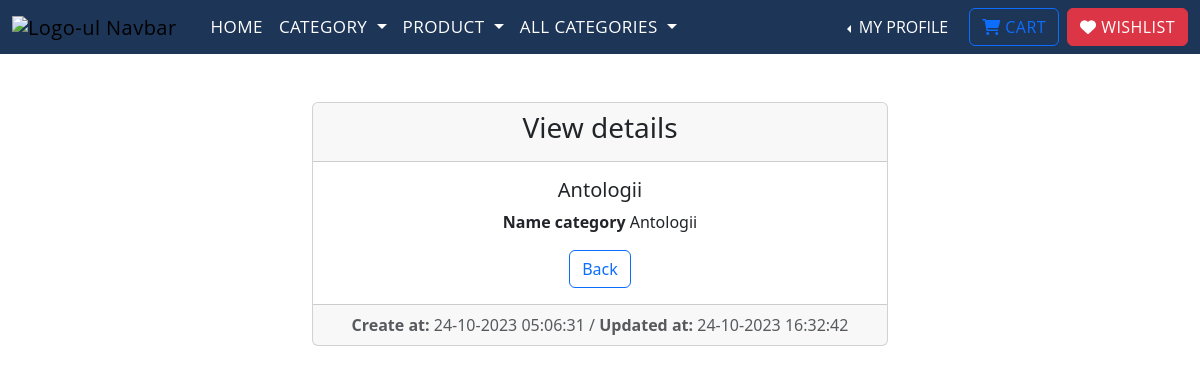
Screenshot of /details_category/4 (signed in) with the database file from the repository.
### category/models.py (models this page shows)
class Category(models.Model):
    name = models.CharField(max_length=30)
    created_at = models.DateTimeField(auto_now_add=True)
    updated_at = models.DateTimeField(auto_now=True)
    def __str__(self):
        return f'{self.name}'

### category/views.py (the view)
# urls.py: path('details_category/<int:pk>', views.CategoryDetailView.as_view(),
class CategoryDetailView(LoginRequiredMixin, DetailView):
    template_name = 'category/details_category.html'
    model = Category

### online_store/context_processors.py (called while the page is built)
def get_all_categories(request):
    categories = Category.objects.all()
    return {'categories': categories}

### templates/category/details_category.html (shortened to what this page needs)
{% extends 'base.html' %}
{% block content %}
<div class="container-fluid">
    <div class="row">
        <div class="col-md-6 offset-md-3">
            <br><br>
            <div class="card text-center">
                <div class="card-header">
                    <h3 class="text-center"> View details </h3>
                </div>
                <div class="card-body">
                    <h5 class="card-title">{{ category }}</h5>
                    <p class="card-text"><strong>Name category</strong> {{ category.name }}</p>
                    <a href="{% url 'list-of-category' %}" class="btn btn-outline-primary">Back</a>
                </div>
                <div class="card-footer text-body-secondary">
                    <strong>Create at: </strong> {{ category.created_at|date:"d-m-Y H:i:s" }} / <strong>Updated at:</strong> {{ category.updated_at|date:"d-m-Y H:i:s" }}
                </div>
            </div>
        </div>
    </div>
</div>
{% endblock %}

### rows the page displays
Category: name "Antologii", created_at "24-10-2023 05:06:31", updated_at "24-10-2023 16:32:42"
